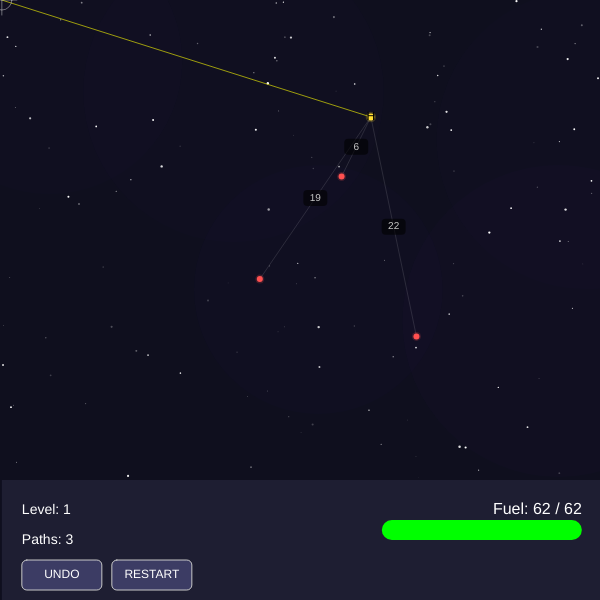
Frame 1 (no input)
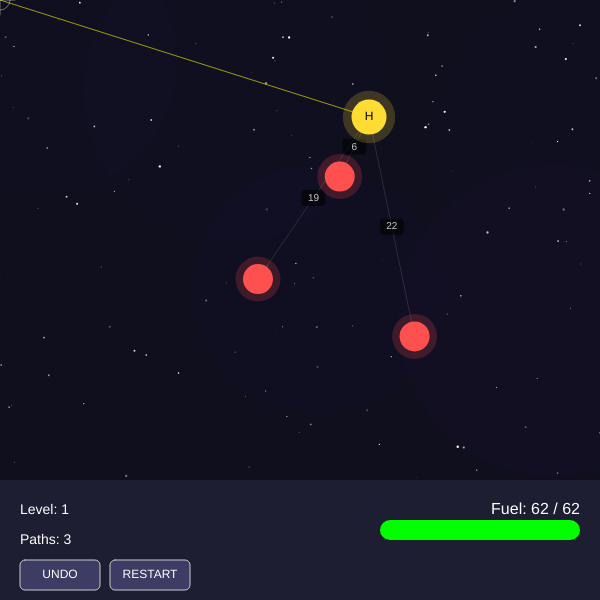
Frame 60 (no input)
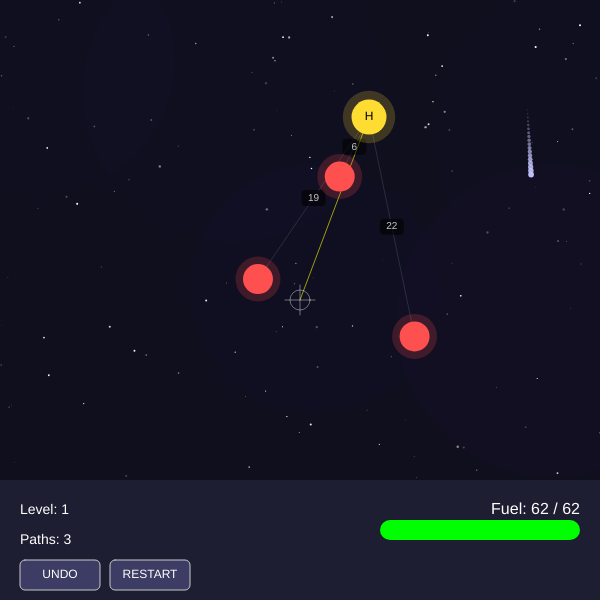
Frame 120 (the mouse pressed at the canvas centre since frame 60)

The p5.js sketch that drew these frames (run headless with seeded random() and noise() and a simulated clock; from frame 60 on, the mouse is pressed at the canvas centre):

// p5.js sketch
// ── sketch.js
let planets = [];
let path = [];
let numPlanets = 4;
let fuel;
let maxFuel;
let displayFuel; // For smooth bar animation
let gameState = "START"; 
let currentLevel = 1;
const MAX_PLANETS = 12; 

// --- FX VARIABLES ---
let stars = [];
let nebulas = [];
let comets = [];
let particles = []; 
let floatingTexts = []; // Array for the "-15 Fuel" popups
let shakeAmount = 0; // Global screen shake value
let btnRestart, btnUndo;

function setup() {
  createCanvas(600, 600);
  
  // Create Starfield
  for (let i = 0; i < 150; i++) {
    stars.push({
      x: random(width),
      y: random(height),
      size: random(0.5, 2.5),
      baseAlpha: random(100, 255),
      offset: random(TWO_PI) 
    });
  }

  // Create Nebulas
  for (let i = 0; i < 5; i++) {
    nebulas.push(new Nebula());
  }
  
  resetLevel();
}

function draw() {
  // --- JUICE: SCREEN SHAKE ---
  push(); // Save coordinate system
  if (shakeAmount > 0) {
    translate(random(-shakeAmount, shakeAmount), random(-shakeAmount, shakeAmount));
    shakeAmount *= 0.9; // Decay the shake
    if (shakeAmount < 0.5) shakeAmount = 0;
  }

  background(15, 15, 30); 
  
  drawNebulas();
  drawStars();
  handleComets(); 

  if (gameState === "START") {
    drawStartScreen();
  } else if (gameState === "PLAY") {
    drawGame();
  } else if (gameState === "WIN") {
    drawGame(); 
    handleParticles(); 
    drawWinOverlay();
  } else if (gameState === "GAMEOVER") {
    drawGame();
    drawGameOverOverlay();
  } else if (gameState === "FINAL_WIN") {
    drawGame(); 
    handleParticles();
    if (frameCount % 10 === 0) spawnWinConfetti(); 
    drawFinalScreen();
  }
  
  // Handle Floating Text (renders on top of everything)
  handleFloatingText();
  
  // --- JUICE: CUSTOM CURSOR ---
  // Draw a cool reticle
  noCursor();
  stroke(255, 100);
  noFill();
  circle(mouseX, mouseY, 20);
  line(mouseX - 15, mouseY, mouseX + 15, mouseY);
  line(mouseX, mouseY - 15, mouseX, mouseY + 15);

  pop(); // Restore coordinate system (undo shake)
}

// --- CORE LOGIC ---

function resetLevel() {
  planets = [];
  path = [];
  
  // Generate Planets (Now strictly Objects, not just Vectors)
  let attempts = 0;
  while (planets.length < numPlanets && attempts < 1000) {
    let buffer = 60;
    let x = random(buffer, width - buffer);
    let y = random(buffer, height - 180); 
    let v = createVector(x, y);
    
    let overlapping = false;
    for (let p of planets) {
      if (dist(v.x, v.y, p.pos.x, p.pos.y) < 60) { // Bigger buffer
        overlapping = true;
        break;
      }
    }
    
    if (!overlapping) {
      // JUICE: Start size at 0 for "Pop In" effect
      planets.push({ pos: v, size: 0, baseColor: color(255, 80, 80) });
    }
    attempts++;
  }

  // Greedy Scout Calculation
  let scoutFuel = calculateGreedyPathCost();
  maxFuel = Math.ceil((scoutFuel / 10) * 1.05); 
  fuel = maxFuel;
  displayFuel = maxFuel; // Sync display

  path.push(0); 
  particles = []; 
  gameState = "PLAY";
  
  // Trigger Level Start Shake
  shakeAmount = 5;
}

function calculateGreedyPathCost() {
  let visited = [0];
  let current = 0;
  let totalDist = 0;
  
  while (visited.length < planets.length) {
    let record = Infinity;
    let nextIndex = -1;
    
    for (let i = 0; i < planets.length; i++) {
      if (!visited.includes(i)) {
        let d = dist(planets[current].pos.x, planets[current].pos.y, planets[i].pos.x, planets[i].pos.y);
        if (d < record) {
          record = d;
          nextIndex = i;
        }
      }
    }
    
    if (nextIndex !== -1) {
      visited.push(nextIndex);
      totalDist += record;
      current = nextIndex;
    }
  }
  totalDist += dist(planets[current].pos.x, planets[current].pos.y, planets[0].pos.x, planets[0].pos.y);
  return totalDist;
}

function drawGame() {
  // 1. Draw Path
  strokeWeight(3);
  // JUICE: Faster, brighter pulse
  let pulse = map(sin(millis() * 0.01), -1, 1, 150, 255);
  
  for (let i = 0; i < path.length - 1; i++) {
    let p1 = planets[path[i]].pos;
    let p2 = planets[path[i+1]].pos;
    
    stroke(0, 255, 255, pulse); 
    line(p1.x, p1.y, p2.x, p2.y);
    drawCostLabel(p1, p2, "FIXED");
  }

  // 2. Planning Mode
  if (gameState === "PLAY") {
    let currentIdx = path[path.length - 1];
    let currentPlanet = planets[currentIdx];

    stroke(255, 255, 0, 150); 
    strokeWeight(1);
    line(currentPlanet.pos.x, currentPlanet.pos.y, mouseX, mouseY);

    for (let i = 0; i < planets.length; i++) {
      let isVisited = path.includes(i);
      let isHome = (i === 0);
      let allVisited = (path.length === planets.length);
      let canGoTo = (!isVisited) || (isHome && allVisited);
      
      if (canGoTo && i !== currentIdx) {
        stroke(255, 255, 255, 30); 
        line(currentPlanet.pos.x, currentPlanet.pos.y, planets[i].pos.x, planets[i].pos.y);
        drawCostLabel(currentPlanet.pos, planets[i].pos, "PLAN");
      }
    }
  }

  // 3. Draw Planets with JUICE (Smooth Scaling)
  for (let i = 0; i < planets.length; i++) {
    let p = planets[i];
    let isHover = dist(mouseX, mouseY, p.pos.x, p.pos.y) < 25;
    
    // Target size logic
    let targetSize = 30;
    if (isHover) targetSize = 50; // Expand on hover
    if (i === 0) targetSize += 5; // Home is bigger
    
    // JUICE: Lerp size for smooth animation
    p.size = lerp(p.size, targetSize, 0.2);
    
    // Color Logic
    let c;
    if (path.includes(i)) c = color(100, 255, 100); 
    else c = color(255, 80, 80); 
    if (i === 0) c = color(255, 220, 50); 
    
    // Glow
    noStroke();
    fill(red(c), green(c), blue(c), 50);
    circle(p.pos.x, p.pos.y, p.size * 1.5); 

    // Body
    fill(c); 
    circle(p.pos.x, p.pos.y, p.size);
    
    // Label
    fill(0);
    textSize(12);
    textAlign(CENTER, CENTER);
    text(i === 0 ? "H" : (path.includes(i) ? path.indexOf(i) : ""), p.pos.x, p.pos.y);
  }

  drawUI();
}

// --- VISUAL FX ---

function drawStars() {
  noStroke();
  for (let s of stars) {
    // JUICE: Stars twinkle independently
    let alpha = map(sin(millis() * 0.005 + s.offset), -1, 1, 50, 255);
    fill(255, 255, 255, alpha);
    circle(s.x, s.y, s.size);
  }
}

function drawNebulas() {
  for (let n of nebulas) { n.update(); n.display(); }
}

function handleComets() {
  if (random(1) < 0.01 && comets.length < 2) comets.push(new Comet());
  for (let i = comets.length - 1; i >= 0; i--) {
    comets[i].update();
    comets[i].display();
    if (comets[i].isDead()) comets.splice(i, 1);
  }
}

function handleParticles() {
  for (let i = particles.length - 1; i >= 0; i--) {
    particles[i].update();
    particles[i].display();
    if (particles[i].alpha <= 0) particles.splice(i, 1);
  }
}

function handleFloatingText() {
  for (let i = floatingTexts.length - 1; i >= 0; i--) {
    floatingTexts[i].update();
    floatingTexts[i].display();
    if (floatingTexts[i].life <= 0) floatingTexts.splice(i, 1);
  }
}

function spawnWinConfetti() {
  for (let i = 0; i < 30; i++) particles.push(new Particle(width/2, height/2));
}

// --- CLASSES ---

class FloatingText {
  constructor(txt, x, y, color) {
    this.txt = txt;
    this.pos = createVector(x, y);
    this.life = 255;
    this.color = color;
  }
  update() {
    this.pos.y -= 1.5; // Float up
    this.life -= 5;    // Fade out
  }
  display() {
    fill(red(this.color), green(this.color), blue(this.color), this.life);
    noStroke();
    textSize(16);
    textStyle(BOLD);
    textAlign(CENTER);
    text(this.txt, this.pos.x, this.pos.y);
    textStyle(NORMAL);
  }
}

class Nebula {
  constructor() {
    this.pos = createVector(random(width), random(height));
    this.size = random(200, 400);
    this.color = color(random(50, 100), 0, random(100, 200), 5); 
    this.offset = random(1000);
  }
  update() { this.pos.x += map(noise(this.offset), 0, 1, -0.2, 0.2); this.offset += 0.01; }
  display() { noStroke(); fill(this.color); circle(this.pos.x, this.pos.y, this.size); }
}

class Comet {
  constructor() {
    this.pos = createVector(random(width), -50);
    this.vel = createVector(random(-3, 3), random(3, 6)); 
    this.history = [];
  }
  update() { this.pos.add(this.vel); this.history.push(this.pos.copy()); if (this.history.length > 20) this.history.shift(); }
  display() {
    noStroke();
    for (let i = 0; i < this.history.length; i++) {
      let pos = this.history[i];
      let size = map(i, 0, this.history.length, 1, 6);
      let alpha = map(i, 0, this.history.length, 0, 255);
      fill(200, 200, 255, alpha);
      circle(pos.x, pos.y, size);
    }
  }
  isDead() { return (this.pos.y > height + 50); }
}

class Particle {
  constructor(x, y) {
    this.pos = createVector(x, y);
    this.vel = p5.Vector.random2D().mult(random(2, 8));
    this.alpha = 255;
    this.color = color(random(100, 255), random(100, 255), 255);
    this.drag = 0.95;
  }
  update() { this.pos.add(this.vel); this.vel.mult(this.drag); this.alpha -= 4; }
  display() { noStroke(); fill(red(this.color), green(this.color), blue(this.color), this.alpha); circle(this.pos.x, this.pos.y, random(3,6)); }
}

// --- UI & CONTROL ---

function drawCostLabel(p1, p2, type) {
  let midX = (p1.x + p2.x) / 2;
  let midY = (p1.y + p2.y) / 2;
  let cost = Math.floor(dist(p1.x, p1.y, p2.x, p2.y) / 10);
  
  noStroke();
  rectMode(CENTER);
  if (type === "FIXED") { fill(0, 0, 0, 200); rect(midX, midY, 24, 16, 4); fill(0, 255, 255); } 
  else { fill(0, 0, 0, 150); rect(midX, midY, 24, 16, 4); fill(200); }
  textAlign(CENTER, CENTER); textSize(10); text(cost, midX, midY);
}

function drawUI() {
  fill(30, 30, 50); rectMode(CORNER); rect(0, height - 120, width, 120);
  
  fill(255); textAlign(LEFT); textSize(14);
  text(`Level: ${currentLevel}`, 20, height - 90);
  let complexity = factorial(numPlanets - 1) / 2; 
  text(`Paths: ${complexity}`, 20, height - 60);
  
  textAlign(RIGHT); textSize(16);
  text(`Fuel: ${Math.floor(fuel)} / ${Math.floor(maxFuel)}`, width - 20, height - 90);
  
  // JUICE: Smooth Fuel Bar
  displayFuel = lerp(displayFuel, fuel, 0.1); // Smooth transition
  
  noStroke(); fill(40); rect(width - 220, height - 80, 200, 20, 10);
  let fuelPct = constrain(displayFuel / maxFuel, 0, 1);
  
  if (fuelPct > 0.5) fill(0, 255, 0); 
  else if (fuelPct > 0.2) fill(255, 165, 0); 
  else fill(255, 0, 0);
  
  rect(width - 220, height - 80, 200 * fuelPct, 20, 10);
  
  drawButton("UNDO", 20, height - 40, 80, 30, () => {
    if (path.length > 1 && gameState !== "WIN" && gameState !== "FINAL_WIN") {
      let currentIdx = path.pop(); 
      let prevIdx = path[path.length - 1]; 
      let cost = Math.floor(dist(planets[prevIdx].pos.x, planets[prevIdx].pos.y, planets[currentIdx].pos.x, planets[currentIdx].pos.y) / 10);
      fuel += cost;
      
      // Refund Text
      floatingTexts.push(new FloatingText("+" + cost, planets[currentIdx].pos.x, planets[currentIdx].pos.y - 20, color(0, 255, 0)));
      
      gameState = "PLAY"; 
    }
  });
  
  drawButton("RESTART", 110, height - 40, 80, 30, () => {
    if (gameState !== "FINAL_WIN") {
      path = [0]; fuel = maxFuel; displayFuel = maxFuel; gameState = "PLAY";
      shakeAmount = 5; // Little shake on reset
    } else {
      currentLevel = 1; numPlanets = 4; resetLevel();
    }
  });
}

function drawButton(label, x, y, w, h, action) {
  let isHover = mouseX > x && mouseX < x + w && mouseY > y && mouseY < y + h;
  if (isHover) fill(100, 100, 255); else fill(60, 60, 100);
  stroke(200); strokeWeight(1); rectMode(CORNER); rect(x, y, w, h, 5);
  noStroke(); fill(255); textAlign(CENTER, CENTER); textSize(12); text(label, x + w/2, y + h/2);
  if (!window.btnRegions) window.btnRegions = [];
  window.btnRegions.push({x, y, w, h, action});
}

function mousePressed() {
  if (window.btnRegions) {
    for (let btn of window.btnRegions) {
      if (mouseX > btn.x && mouseX < btn.x + btn.w && mouseY > btn.y && mouseY < btn.y + btn.h) {
        btn.action(); return; 
      }
    }
  }

  if (gameState === "PLAY") {
    checkPlanetClick();
  } else if (gameState === "WIN") {
    if (numPlanets < MAX_PLANETS) {
      currentLevel++;
      numPlanets++; 
      resetLevel();
    } else {
      gameState = "FINAL_WIN";
    }
  } else if (gameState === "GAMEOVER" || gameState === "START") {
    currentLevel = 1; numPlanets = 4; resetLevel();
  }
}

function checkPlanetClick() {
  let lastIdx = path[path.length - 1];
  let lastPlanet = planets[lastIdx];
  for (let i = 0; i < planets.length; i++) {
    let d = dist(mouseX, mouseY, planets[i].pos.x, planets[i].pos.y);
    if (d < 30) { // Larger click area
      let cost = Math.floor(dist(lastPlanet.pos.x, lastPlanet.pos.y, planets[i].pos.x, planets[i].pos.y) / 10);
      let isHome = (i === 0);
      let visitedAll = (path.length === planets.length);
      let alreadyVisited = path.includes(i);
      
      if (!alreadyVisited && fuel >= cost) { 
        path.push(i); 
        fuel -= cost; 
        // JUICE: Shake and Text
        shakeAmount = 2;
        floatingTexts.push(new FloatingText("-" + cost, planets[i].pos.x, planets[i].pos.y - 20, color(255, 100, 100)));
      }
      else if (isHome && visitedAll && fuel >= cost) { 
        path.push(i); 
        fuel -= cost; 
        gameState = "WIN"; 
        shakeAmount = 10; // Big victory shake
        spawnWinConfetti(); 
      }
      
      if (fuel <= 0 && gameState !== "WIN") {
        gameState = "GAMEOVER";
        shakeAmount = 15; // Trauma shake
      }
      break; 
    }
  }
}

function factorial(n) {
  if (n === 0 || n === 1) return 1;
  return n * factorial(n - 1);
}

function drawStartScreen() {
  window.btnRegions = [];
  textAlign(CENTER); fill(255); textSize(40); text("GALACTIC CIRCUIT", width / 2, height / 2 - 40);
  textSize(16); fill(200, 200, 255); text("Click to Initialize Systems", width / 2, height / 2 + 50);
}

function drawWinOverlay() {
  window.btnRegions = [];
  fill(0, 0, 0, 150); rectMode(CORNER); rect(0, 0, width, height);
  textAlign(CENTER); fill(0, 255, 0); textSize(40); text("SURVEY COMPLETE!", width / 2, height / 2);
  textSize(20); fill(255); text("Click for Next Sector", width / 2, height / 2 + 50);
}

function drawGameOverOverlay() {
  window.btnRegions = [];
  fill(0, 0, 0, 150); rectMode(CORNER); rect(0, 0, width, height);
  textAlign(CENTER); fill(255, 0, 0); textSize(40); text("FUEL DEPLETED", width / 2, height / 2);
  textSize(20); fill(255); text("Click to Retry Sector", width / 2, height / 2 + 50);
}

function drawFinalScreen() {
  fill(0, 0, 0, 200); rectMode(CORNER); rect(0, 0, width, height);
  textAlign(CENTER); 
  fill(0, 255, 255); textSize(32); text("GALACTIC MASTER!", width / 2, height / 2 - 80);
  fill(255); textSize(16); text("You have solved the 12-Planet System.", width/2, height/2 - 40);
  fill(255, 200, 100); text("Simulating 12 planets without crashing", width/2, height/2 + 10);
  fill(200); textSize(14); text("required using a 'Greedy Algorithm' instead", width/2, height/2 + 40);
  text("of a Brute Force search.", width/2, height/2 + 60);
  fill(0, 255, 0); textSize(18); text("Press RESTART to play again.", width/2, height/2 + 130);
}
